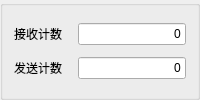
      <widget class="QGroupBox" name="recv_send_statics">
       <property name="minimumSize">
        <size>
         <width>0</width>
         <height>80</height>
        </size>
       </property>
       <property name="title">
        <string/>
       </property>
       <layout class="QGridLayout" name="gridLayout">
        <property name="horizontalSpacing">
         <number>16</number>
        </property>
        <item row="0" column="0">
         <widget class="QLabel" name="label">
          <property name="text">
           <string>&lt;html&gt;&lt;head/&gt;&lt;body&gt;&lt;p&gt;接收计数&lt;/p&gt;&lt;/body&gt;&lt;/html&gt;</string>
          </property>
         </widget>
        </item>
        <item row="0" column="1">
         <widget class="QLineEdit" name="lineEdit_recv_bytes_cnt">
          <property name="text">
           <string>0</string>
          </property>
          <property name="alignment">
           <set>Qt::AlignmentFlag::AlignRight|Qt::AlignmentFlag::AlignTrailing|Qt::AlignmentFlag::AlignVCenter</set>
          </property>
          <property name="readOnly">
           <bool>true</bool>
          </property>
         </widget>
        </item>
        <item row="1" column="0">
         <widget class="QLabel" name="label_2">
          <property name="text">
           <string>&lt;html&gt;&lt;head/&gt;&lt;body&gt;&lt;p&gt;发送计数&lt;/p&gt;&lt;/body&gt;&lt;/html&gt;</string>
          </property>
         </widget>
        </item>
        <item row="1" column="1">
         <widget class="QLineEdit" name="lineEdit_send_bytes_cnt">
          <property name="text">
           <string>0</string>
          </property>
          <property name="alignment">
           <set>Qt::AlignmentFlag::AlignRight|Qt::AlignmentFlag::AlignTrailing|Qt::AlignmentFlag::AlignVCenter</set>
          </property>
          <property name="readOnly">
           <bool>true</bool>
          </property>
         </widget>
        </item>
       </layout>
      </widget>
